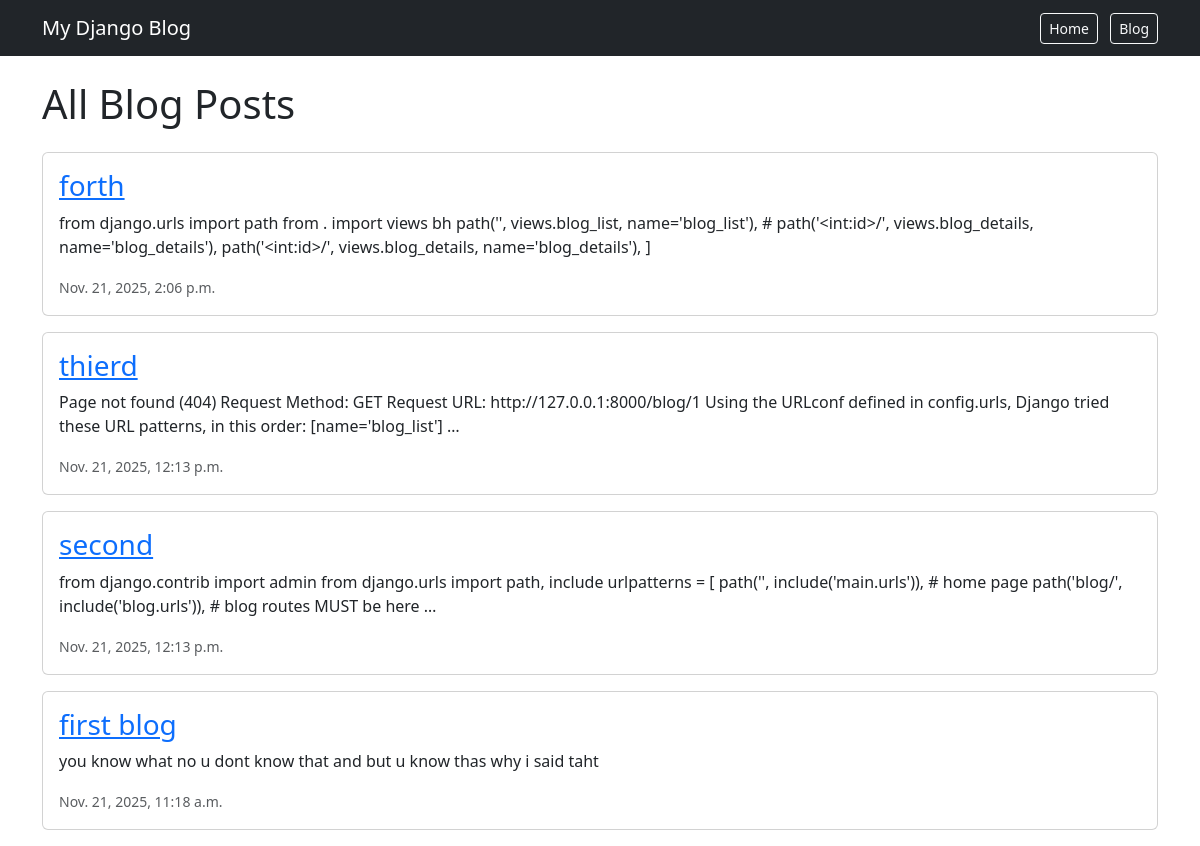
Screenshot of /blog/ with the database file from the repository.
### blog/models.py (models this page shows, shortened)
class Post(models.Model):
    title = models.CharField(max_length=200)
    content =models.TextField()
    created =models.DateTimeField(auto_now=True)

### blog/views.py (the view)
# urls.py: path('', views.blog_list, name='blog_list'),
def blog_list(request):
    posts = Post.objects.all().order_by('-created')
    return render(request, 'blog/blog_list.html', {'posts': posts})

### blog/templates/blog/blog_list.html (shortened to what this page needs)
{% extends "base.html" %}
{% block content %}
<h1 class="mb-4">All Blog Posts</h1>
{% for post in posts %}
<div class="card mb-3">
    <div class="card-body">
        <h3>
            <a href="/blog/{{ post.id }}/">{{ post.title }}</a>
        </h3>
        <p>{{ post.content|truncatewords:25 }}</p>
        <small class="text-muted">{{ post.created }}</small>
    </div>
</div>
{% endfor %}
{% endblock %}

### templates/base.html (shortened to what this page needs)
<!DOCTYPE html>
<html lang="en">
<head>
    <link
        href="https://cdn.jsdelivr.net/npm/bootstrap@5.3.3/dist/css/bootstrap.min.css"
        rel="stylesheet"
    >
</head>
<body>
<nav class="navbar navbar-expand-lg navbar-dark bg-dark mb-4">
    <div class="container">
        <a class="navbar-brand" href="/">My Django Blog</a>
        <div>
            <a href="/" class="btn btn-outline-light btn-sm me-2">Home</a>
            <a href="/blog/" class="btn btn-outline-light btn-sm">Blog</a>
        </div>
    </div>
</nav>
<div class="container">
    {% block content %}
    {% endblock %}
</div>
</body>
</html>

### rows the page displays
Post: title "forth", content "from django.urls import path from . import views bh path('', views.blog_list, name='blog_list'), # path('<int:id>/', views.blog_details, name='blog_details'), path('<int:id>/', views.blog_details, name='blog_details'), ]", created "Nov. 21, 2025, 2:06 p.m."
Post: title "thierd", content "Page not found (404) Request Method: GET Request URL: http://127.0.0.1:8000/blog/1 Using the URLconf defined in config.urls, Django tried these URL patterns, in this order: [name='blog_list'] …", created "Nov. 21, 2025, 12:13 p.m."
Post: title "second", content "from django.contrib import admin from django.urls import path, include urlpatterns = [ path('', include('main.urls')), # home page path('blog/', include('blog.urls')), # blog routes MUST be here …", created "Nov. 21, 2025, 12:13 p.m."
Post: title "first blog", content "you know what no u dont know that and but u know thas why i said taht", created "Nov. 21, 2025, 11:18 a.m."
